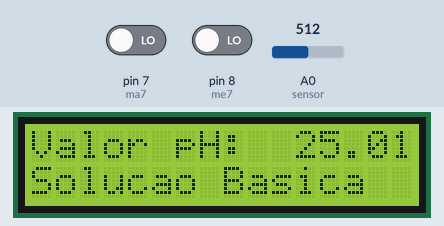
The sketch below on a simulated Arduino Uno, built with avr-gcc and run on an emulated ATmega328P. On the bench: 16×2 character LCD. Inputs (shaded band) come from the test bench; at power-on: A0 (sensor) = 512, pin 7 (ma7) LOW, pin 8 (me7) LOW. What the sketch prints to the serial monitor is not drawn.

Above: at 3.3 s.
3.4 s: A0 (sensor) set to 868
At 4.0 s:
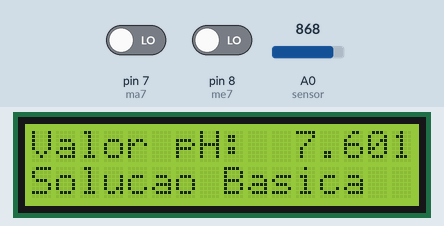
5.1 s: A0 (sensor) set to 890
At 5.8 s:
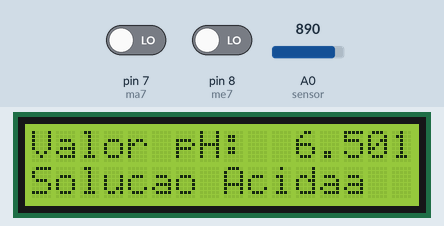
6.7 s: pin 7 (ma7) driven HIGH
At 7.5 s:
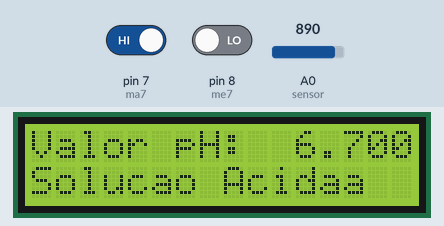
8.4 s: A0 (sensor) set to 900
At 9.2 s:
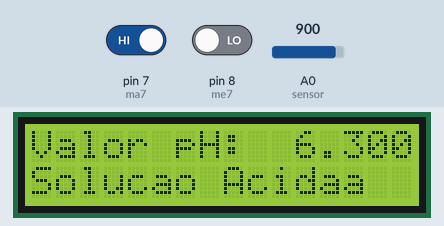
10.0 s: pin 8 (me7) driven HIGH
At 10.9 s:
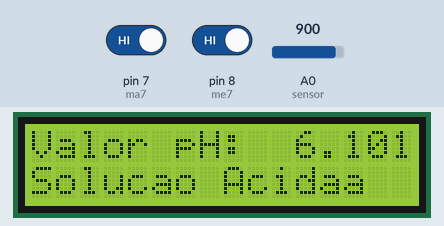
11.6 s: A0 (sensor) set to 511
At 12.7 s:
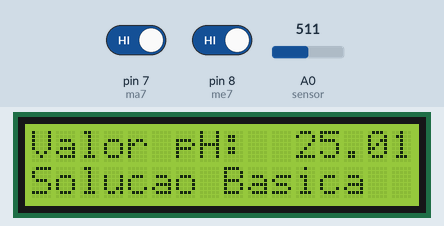
Timing chart, 0 to 14.2 s (numbered marks = the images above; inputs shaded):
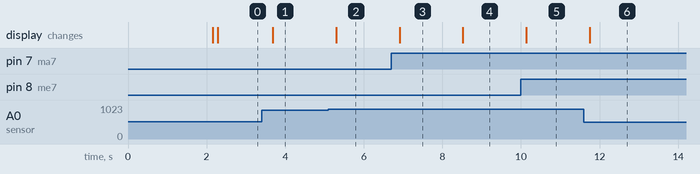

Measured:
- the behaviour switches between 880 and 881 on A0 (sensor) (found by bisection; images 1 and 2)
- after the input at 3.4 s, the display: changes after 0.28 s (image 1)
- after the input at 5.1 s, the display: changes after 0.20 s (image 2)
- after the input at 6.7 s, the display: changes after 0.21 s (image 3)
- after the input at 8.4 s, the display: changes after 0.12 s (image 4)
- after the input at 10.0 s, the display: changes after 0.14 s (image 5)
- after the input at 11.6 s, the display: changes after 0.15 s (image 6)

The sketch:

phmetro.ino
```cpp
/*

  Calibrando com tampão pH 7 e 4:
    - Insira o valor obtido coma sonda no tampão de pH 7 em "calibracao_ph7", utilize ponto para separação no ligar da vírgula.

    - Insira o valor obtido coma sonda no tampão de pH 4 em "calibracao_ph4", utilize ponto para separação no ligar da vírgula.

    - Pronto, basta utilizar o sensor em soluções neutras e acídas.


  Calibrando com tampão pH 7 e 10:
    - Insira o valor obtido coma sonda no tampão de pH 7 em "calibracao_ph7", utilize ponto para separação no ligar da vírgula.

    - Insira o valor obtido coma sonda no tampão de pH 10 em "calibracao_ph10", utilize ponto para separação no ligar da vírgula.

    - Mude o valor da variavel "UTILIZAR_PH_10" de "false" para "true".

    - Pronto, basta utilizar o sensor em soluções neutras e alcalinas.
*/
#include <Wire.h>
// #include <LiquidCrystal.h>
// LiquidCrystal quimicativa(2,3,4,5,11,12);
#include <LiquidCrystal_I2C.h>

LiquidCrystal_I2C quimicativa(0x27, 16, 2);


float calibracao_ph7 = 4.3;   // Tensão obtida em solução de calibração pH 7
float calibracao_ph4 = 4.6;   // Tensão obtida em solução de calibração pH 4
float calibracao_ph10 = 3.9;  // Tensão obtida em solução de calibração pH 10
String solucao = "solucoes de ph.";

#define UTILIZAR_PH_10 false  // Habilita calibração entre pH 7 e 10, \
                                 caso contrário utiliza pH 7 e 4.

int ma7 = 7;
int me7 = 8;
bool ph10 = false;

float m;
float b;
int buf[10];

void setup() {
  Serial.begin(9600);

  if (calibracao_ph7 == 0 && calibracao_ph4 == 0 && calibracao_ph10 == 0) {
    delay(500);
    Serial.println();
    Serial.println("Erro - Necessário colocar os valores de calibração no código!");
    while (1)
      ;
  }

  if (!UTILIZAR_PH_10 && calibracao_ph4 == 0 && calibracao_ph10 != 0 && calibracao_ph7 != 0) {
    delay(500);
    Serial.println();
    Serial.println("Erro - Você não marcou a opção UTILIZAR_PH_10 como true para utilizar pH 7 e 10.");
    while (1)
      ;
  }
  quimicativa.init();
  quimicativa.begin(16, 2);
  quimicativa.backlight();        // Inicializa todos os caracteres
  quimicativa.setCursor(0, 0);         // Posiciona o cursor na posição
  quimicativa.print("Quimicativa");      // Escreve no monitor serial
  quimicativa.setCursor(0, 1);         // Posiciona o cursor na posição
  quimicativa.print("Leitura de pH");  // Escreve no monitor serial
  delay(2000);
  quimicativa.clear();  // Limpa o conteúdo do display


  pinMode(ma7, INPUT);
  pinMode(me7, INPUT);
}


void loop() {

  if(digitalRead(ma7) == HIGH){
    ph10 = true;
  }
  if(digitalRead(me7) == HIGH){
    ph10 = false;
  }

  if (ph10) {
    m = (7.0 - 10.0) / (calibracao_ph7 - calibracao_ph10);
    b = 10.0 - m * calibracao_ph10;
  } else {
    m = (4.0 - 7.0) / (calibracao_ph4 - calibracao_ph7);
    b = 7.0 - m * calibracao_ph7;
  }

  for (int i = 0; i < 10; i++) {  // 11 amostras
    buf[i] = analogRead(A0);      // Ler o sensor PH
    delay(10);
  }

  for (int i = 0; i < 9; i++) {  // Ordena em ordem crescente
    for (int j = i + 1; j < 10; j++) {
      if (buf[i] > buf[j]) {
        int temp = buf[i];
        buf[i] = buf[j];
        buf[j] = temp;
      }
    }
  }

  int valorMedio = 0;
  for (int i = 2; i < 8; i++) {  // Realiza o valor médio utilizando 6 amostras
    valorMedio += buf[i];
  }

  float tensao = (valorMedio * 5.0) / 1024.0 / 6;  // Realiza a média e \
                                                    transforma o valor \
                                                    analógico em volt
  float ph = m * tensao + b; // Converte para pH
  if(ph == 7) {
    solucao = "Solucao Neutra";
  }else if(ph < 7){
    solucao = "Solucao Acida";
  }else{
    solucao = "Solucao Basica";
  }
  Serial.println("Valor pH: ");  // Escreve no display
  Serial.println(ph);
  Serial.println(solucao);

  if(ph10){
    quimicativa.setCursor(15,0);
    quimicativa.print(0);
  }else{
    quimicativa.setCursor(15,0);
    quimicativa.print(1);
  }
  quimicativa.setCursor(0, 0);      // Posiciona o cursor no display
  quimicativa.print("Valor pH: ");  // Escreve no display
  quimicativa.setCursor(11, 0);     // Posiciona o cursor no display
  quimicativa.print(ph, 1);         // Escreve o pH com uma casa decimal
  quimicativa.setCursor(0, 1);
  quimicativa.print(solucao);
  delay(100);      // Aguarda para próxima leitura
}
```
